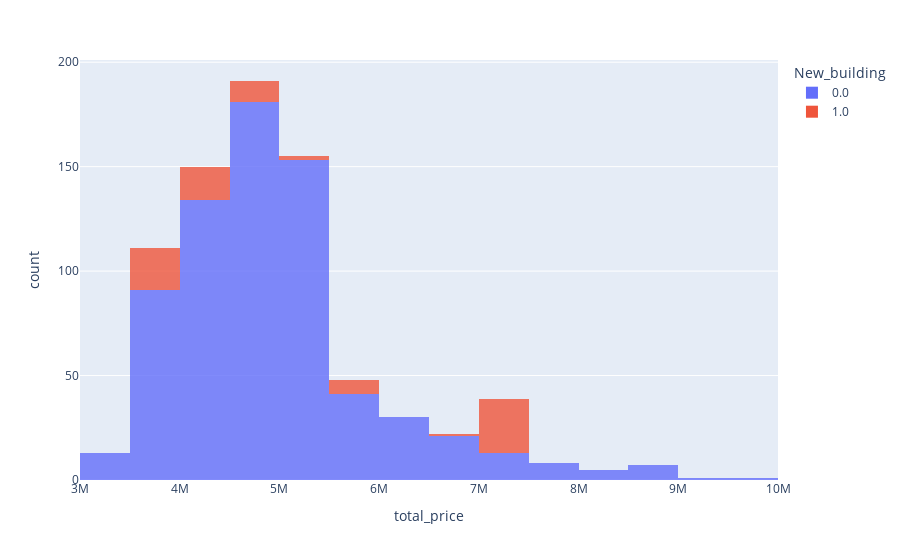

Notebook source saved alongside this figure:
### Code cell
fig = px.histogram(one_flat[one_flat.district=="Приморский"], x="total_price"
                   , nbins=20, color="New_building", opacity=0.8)
fig.show()

### Figure 1 — Plotly figure (JSON) as saved in the notebook; plotly's stock layout.template omitted (floating-point values rounded to 4 significant figures; data arrays with more than 128 entries replaced by an {"elided": "..."} marker saying what was removed)
{"data": [{"alignmentgroup": "True", "bingroup": "x", "hoverlabel": {"namelength": 0}, "hovertemplate": "New_building=0.0<br>total_price=%{x}<br>count=%{y}", "legendgroup": "0.0", "marker": {"color": "#636efa", "opacity": 0.8}, "name": "0.0", "nbinsx": 20, "offsetgroup": "0.0", "orientation": "v", "showlegend": true, "type": "histogram", "x": {"elided": "699 int values"}, "xaxis": "x", "yaxis": "y"}, {"alignmentgroup": "True", "bingroup": "x", "hoverlabel": {"namelength": 0}, "hovertemplate": "New_building=1.0<br>total_price=%{x}<br>count=%{y}", "legendgroup": "1.0", "marker": {"color": "#EF553B", "opacity": 0.8}, "name": "1.0", "nbinsx": 20, "offsetgroup": "1.0", "orientation": "v", "showlegend": true, "type": "histogram", "x": [7007616, 7007616, 5700000, 3690000, 6979284, 7113501, 7113501, 7113501, 3849582, 4775028, 4427429, 3885333, 4047653, 4016637, 3885333, 3885333, 5349800, 7113501, 7140672, 7116363, 7140672, 7116363, 4935510, 7116363, 4935510, 7140672, 7140672, 4935510, 7116363, 5700000, 3690000, 3849582, 4846564, 4427429, 3885333, 3885333, 3885333, 4047653, 4016637, 7113501, 7113501, 7113501, 3849582, 4846564, 4427429, 4109686, 3885333, 3885333, 3885333, 4078670, 5582400, 7113501, 7140672, 7116363, 7140672, 7116363, 4935510, 7116363, 7140672, 4935510, 7140672, 4935510, 7116363, 4093440, 5700000, 3690000, 4459746, 3849582, 4846564, 3885333, 3885333, 3885333, 4109686, 4078670, 5803900, 5928000, 5785600, 4397085, 4199800, 5027145, 3947440, 4185640], "xaxis": "x", "yaxis": "y"}], "layout": {"barmode": "relative", "legend": {"title": {"text": "New_building"}, "tracegroupgap": 0}, "margin": {"t": 60}, "xaxis": {"anchor": "y", "domain": [0, 1], "title": {"text": "total_price"}}, "yaxis": {"anchor": "x", "domain": [0, 1], "title": {"text": "count"}}}}
